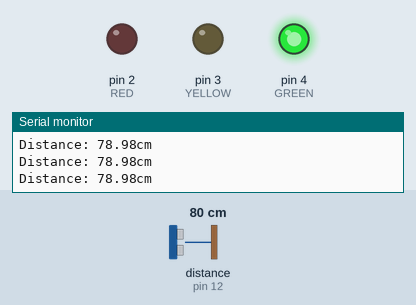
The sketch below on a simulated Arduino Uno, built with avr-gcc and run on an emulated ATmega328P. Parts: output pins drawn as LEDs (lit = HIGH), the last lines printed to the serial monitor. Wiring (inferred from the names in the program): ultrasonic range finder: trigger pin 13; echo pin 12. The inputs (shaded band) are chosen by the test bench; at power-on: distance to the obstacle (sensor on pin 12) 80 cm. The echo pulse lasts 58.3 µs per cm; pins used as bus, display or sensor lines are not drawn.

Above: at 1.2 s.
1.3 s: distance to the obstacle (sensor on pin 12) set to 23 cm
2.8 s: distance to the obstacle (sensor on pin 12) set to 18 cm
At 3.8 s:
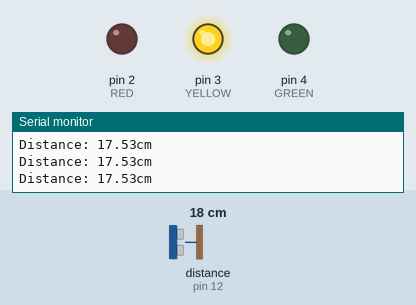
4.3 s: distance to the obstacle (sensor on pin 12) set to 7 cm
5.8 s: distance to the obstacle (sensor on pin 12) set to 4 cm
At 6.8 s:
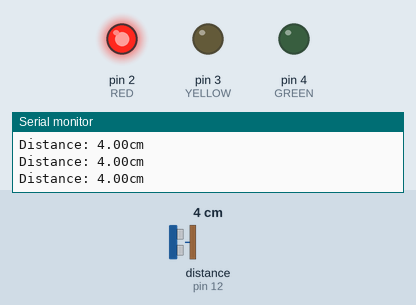
7.3 s: distance to the obstacle (sensor on pin 12) set to 9 cm
At 8.5 s:
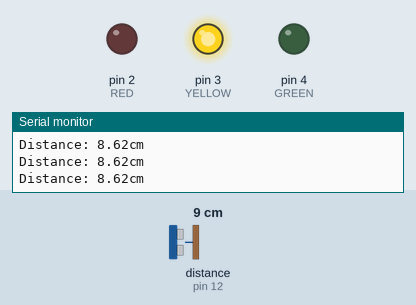
8.8 s: distance to the obstacle (sensor on pin 12) set to 2 cm
At 9.3 s:
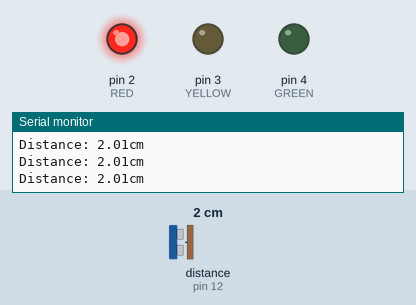
Timing chart, 0 to 11.3 s (numbered marks = the images above; inputs shaded):
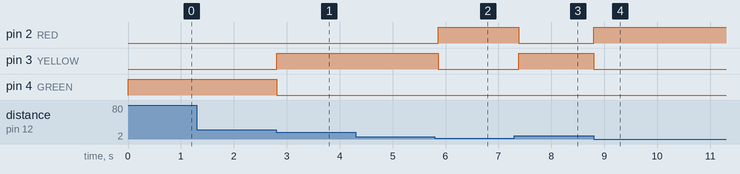

Measured:
- the behaviour switches between 21 and 20 cm on distance to the obstacle (sensor on pin 12) (found by bisection; images 0 and 1)
- the behaviour switches between 6 and 5 cm on distance to the obstacle (sensor on pin 12) (found by bisection; images 1 and 2)
- after the input at 2.8 s, pin 3 (YELLOW): LOW → HIGH at once; pin 4 (GREEN): HIGH → LOW at once
- after the input at 5.8 s, pin 2 (RED): LOW → HIGH after 0.06 s; pin 3 (YELLOW): HIGH → LOW after 0.06 s
- after the input at 7.3 s, pin 2 (RED): HIGH → LOW after 0.08 s; pin 3 (YELLOW): LOW → HIGH after 0.08 s
- after the input at 8.8 s, pin 2 (RED): LOW → HIGH at once; pin 3 (YELLOW): HIGH → LOW at once

The sketch:

2.ino
```cpp
#define trigPin 13
#define echoPin 12

#define RED   2
#define YELLOW 3
#define GREEN 4

void setup() {
  pinMode(trigPin, OUTPUT);
  pinMode(echoPin, INPUT);

  pinMode(RED, OUTPUT);
  pinMode(YELLOW, OUTPUT);
  pinMode(GREEN, OUTPUT);

  Serial.begin(9600);
}

void loop() {
  long duration;
  float distance;

  digitalWrite(trigPin, LOW);
  delayMicroseconds(2);
  digitalWrite(trigPin, HIGH);
  delayMicroseconds(10);
  digitalWrite(trigPin, LOW);

  duration = pulseIn(echoPin, HIGH, 60000);
  distance = ((float)(340 * duration) / 10000) / 2;

  Serial.print("Distance: ");
  Serial.print(distance);
  Serial.println("cm");

  digitalWrite(RED, LOW);
  digitalWrite(YELLOW, LOW);
  digitalWrite(GREEN, LOW);

  if (distance > 0 && distance < 5) {
    digitalWrite(RED, HIGH);
  }
  else if (distance >= 5 && distance < 20) {
    digitalWrite(YELLOW, HIGH);
  }
  else if (distance >= 20 && distance <= 1000) {
    digitalWrite(GREEN, HIGH);
  }

  delay(100);
}
```
